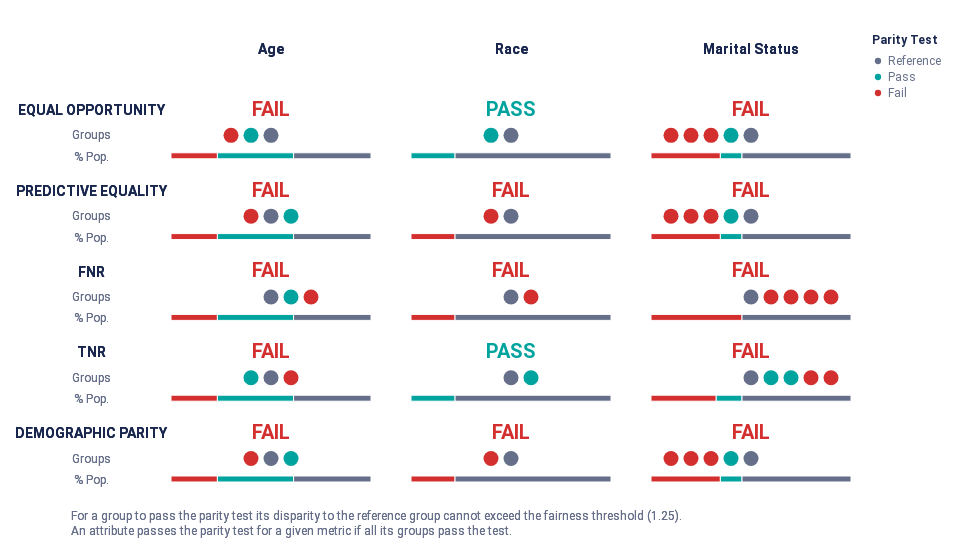
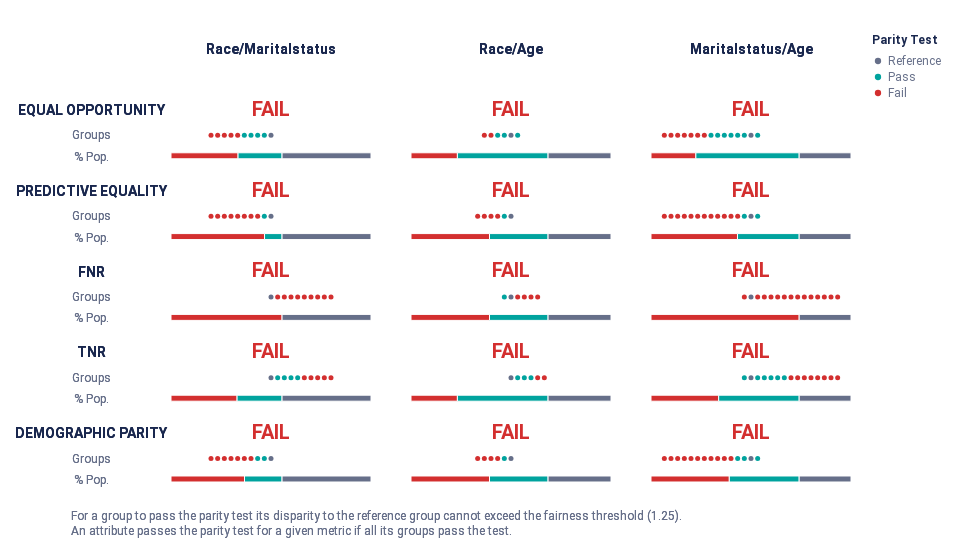
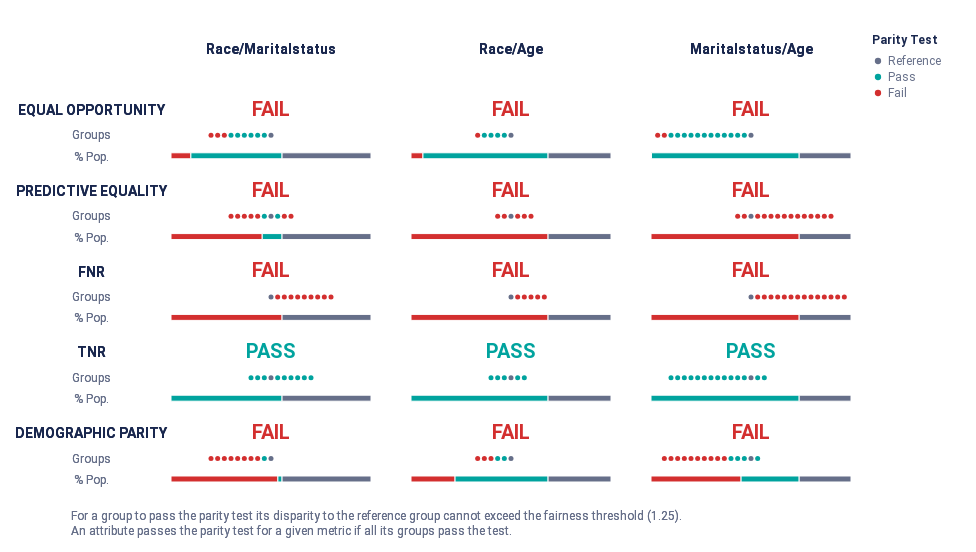

Source (notebook cell) for these figures, in order:
### Code cell
# compare disparities to the original dataset
plot_audit(df_test, protected_attributes)
plot_audit(df_test_int, protected_attributes_int)
plot_audit(df_test_transformed, protected_attributes_int)
